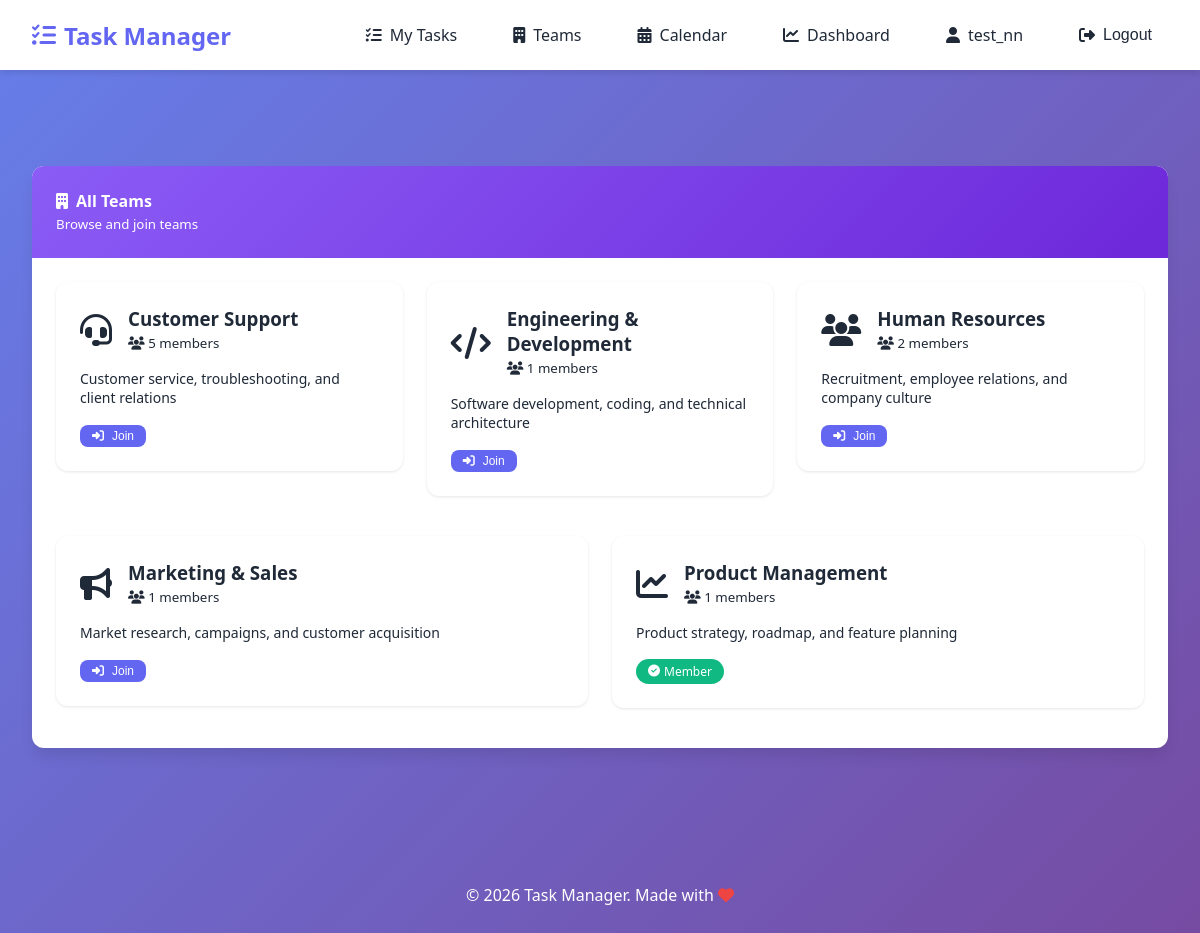
Page /teams/ (signed in) on the committed database.
### tasks/models.py (models this page shows, shortened)
class Team(models.Model):
    name = models.CharField(max_length=100, unique=True)
    description = models.TextField(blank=True)
    members = models.ManyToManyField(User, related_name='teams', blank=True)
    created_at = models.DateTimeField(auto_now_add=True)
    icon = models.CharField(max_length=50, default='fas fa-users')
    def member_count(self):
        return self.members.count()
    class Meta:
        ordering = ['name']

### tasks/views.py (the view)
# urls.py: path('teams/', views.team_list, name='team_list'),
@login_required
def team_list(request):
    teams = Team.objects.all()
    user_teams = request.user.teams.all()
    return render(request, 'tasks/team_list.html', {
        'teams': teams,
        'user_teams': user_teams,
    })

### templates/tasks/team_list.html (shortened to what this page needs)
{% extends 'base.html' %}
{% load static %}
{% block content %}
<div class="card">
    <div class="card-header" style="background: linear-gradient(135deg, #8b5cf6, #6d28d9); color: white;">
        <h4><i class="fas fa-building"></i> All Teams</h4>
        <small>Browse and join teams</small>
    </div>
    <div class="card-body">
        <div class="row">
            {% for team in teams %}
                <div class="col-md-4">
                    <div class="team-card" style="background: white; border-radius: 12px; padding: 1.5rem; margin-bottom: 1rem; box-shadow: 0 1px 3px rgba(0,0,0,0.1); transition: all 0.3s ease;">
                        <div style="display: flex; align-items: center; margin-bottom: 1rem;">
                            <div style="font-size: 2rem; margin-right: 1rem;">
                                <i class="{{ team.icon }}"></i>
                            </div>
                            <div>
                                <h3 style="margin: 0;">
                                    <a href="{% url 'tasks:team_detail' team.pk %}" style="color: var(--dark); text-decoration: none;">
                                        {{ team.name }}
                                    </a>
                                </h3>
                                <small class="text-muted">
                                    <i class="fas fa-users"></i> {{ team.member_count }} members
                                </small>
                            </div>
                        </div>
                        <p class="text-muted" style="font-size: 0.875rem;">{{ team.description|truncatewords:20 }}</p>
                        <div style="margin-top: 1rem;">
                            {% if user in team.members.all %}
                                <span class="badge" style="background: #10b981; color: white;">
                                    <i class="fas fa-check-circle"></i> Member
                                </span>
                            {% else %}
                                <form method="post" action="{% url 'accounts:profile' user.id %}">
                                    <button type="submit" name="add_team" class="btn btn-sm btn-primary">
                                        <i class="fas fa-sign-in-alt"></i> Join
                                    </button>
                                </form>
                            {% endif %}
                        </div>
                    </div>
                </div>
            {% endfor %}
        </div>
    </div>
</div>
{% endblock %}

### templates/base.html (shortened to what this page needs)
{% load static %}
<!DOCTYPE html>
<html lang="en">
<head>
    <link rel="stylesheet" href="https://cdnjs.cloudflare.com/ajax/libs/font-awesome/6.5.1/css/all.min.css">
    <link rel="stylesheet" href="{% static 'css/style.css' %}">
</head>
<body>
    <nav class="navbar">
        <div class="navbar-container">
            <a class="navbar-brand" href="/">
                <i class="fas fa-tasks"></i>
                Task Manager
            </a>
            <div class="navbar-menu">
                {% if user.is_authenticated %}
                    <a class="nav-link" href="{% url 'tasks:my_tasks' %}">
                        <i class="fas fa-list-check"></i>
                        My Tasks
                    </a>
                    <a class="nav-link" href="{% url 'tasks:team_list' %}">
                        <i class="fas fa-building"></i>
                        Teams
                    </a>
                    <a class="nav-link" href="{% url 'tasks:calendar' %}">
                        <i class="fas fa-calendar-alt"></i>
                        Calendar
                    </a>
                    <a class="nav-link" href="{% url 'tasks:dashboard' %}">
                        <i class="fas fa-chart-line"></i>
                        Dashboard
                    </a>
                    <a class="nav-link" href="{% url 'accounts:profile' user.id %}">
                        <i class="fas fa-user"></i>
                        {{ user.username }}
                    </a>
                    <form method="post" action="{% url 'accounts:logout' %}" style="display: inline;">
                        <button type="submit" class="nav-link btn-logout">
                            <i class="fas fa-sign-out-alt"></i>
                            Logout
                        </button>
                    </form>
                {% endif %}
            </div>
        </div>
    </nav>
    <div class="container">
    </div>
    <main class="container">
        {% block content %}
        {% endblock %}
    </main>
    <footer class="footer">
        <p>&copy; 2026 Task Manager. Made with <i class="fas fa-heart" style="color: #ef4444;"></i></p>
    </footer>
</body>
</html>

### static/css/style.css (style rules this page uses)
:root { --primary: #6366f1; --primary-dark: #4f46e5; --primary-light: #818cf8; --secondary: #10b981; --secondary-dark: #059669; --danger: #ef4444; --danger-dark: #dc2626; --warning: #f59e0b; --info: #3b82f6; --dark: #1f2937; --light: #f9fafb; --gray: #6b7280; --gray-light: #e5e7eb; --white: #ffffff; --shadow: 0 4px 6px -1px rgba(0, 0, 0, 0.1); --shadow-lg: 0 10px 15px -3px rgba(0, 0, 0, 0.1); --radius: 12px; --radius-sm: 8px; }
* { margin: 0; padding: 0; box-sizing: border-box; }
body { font-family: 'Segoe UI', Tahoma, Geneva, Verdana, sans-serif; background: linear-gradient(135deg, #667eea 0%, #764ba2 100%); min-height: 100vh; color: var(--dark); }
.navbar { background: var(--white); box-shadow: var(--shadow); padding: 1rem 2rem; position: sticky; top: 0; z-index: 1000; }
.navbar-container { max-width: 1280px; margin: 0 auto; display: flex; justify-content: space-between; align-items: center; flex-wrap: wrap; gap: 1rem; }
.navbar-brand { font-size: 1.5rem; font-weight: bold; color: var(--primary); text-decoration: none; display: flex; align-items: center; gap: 0.5rem; }
.navbar-menu { display: flex; gap: 1.5rem; align-items: center; flex-wrap: wrap; }
.nav-link { color: var(--dark); text-decoration: none; display: flex; align-items: center; gap: 0.5rem; padding: 0.5rem 1rem; border-radius: var(--radius-sm); transition: all 0.3s ease; }
.btn-logout { background: none; border: none; cursor: pointer; font-size: 1rem; }
.container { max-width: 1280px; margin: 0 auto; padding: 2rem; }
.card { background: var(--white); border-radius: var(--radius); box-shadow: var(--shadow-lg); overflow: hidden; margin-bottom: 1.5rem; }
.card-header { padding: 1.5rem; background: linear-gradient(135deg, var(--primary) 0%, var(--primary-dark) 100%); color: var(--white); }
.card-header h4 { margin: 0; display: flex; align-items: center; gap: 0.5rem; }
.card-body { padding: 1.5rem; }
.btn { display: inline-flex; align-items: center; gap: 0.5rem; padding: 0.75rem 1.5rem; border: none; border-radius: var(--radius-sm); font-size: 1rem; font-weight: 500; cursor: pointer; transition: all 0.3s ease; text-decoration: none; }
.btn-primary { background: var(--primary); color: var(--white); }
.row { display: flex; flex-wrap: wrap; gap: 1.5rem; }
.col-md-4 { flex: 1; min-width: 280px; }
.footer { text-align: center; padding: 2rem; color: var(--white); margin-top: 3rem; }
.badge { display: inline-flex; align-items: center; gap: 0.25rem; padding: 0.25rem 0.75rem; border-radius: 9999px; font-size: 0.75rem; font-weight: 500; background: var(--gray-light); color: var(--dark); }
.btn-sm { padding: 0.25rem 0.75rem; font-size: 0.875rem; }

### templates/tasks/team_list.html (style rules this page uses)
.btn-sm { padding: 0.25rem 0.75rem; font-size: 0.75rem; }

### rows in the picture
Team: name "Customer Support", member_count "5", description "Customer service, troubleshooting, and client relations"
Team: name "Engineering & Development", member_count "1", description "Software development, coding, and technical architecture"
Team: name "Human Resources", member_count "2", description "Recruitment, employee relations, and company culture"
Team: name "Marketing & Sales", member_count "1", description "Market research, campaigns, and customer acquisition"
Team: name "Product Management", member_count "1", description "Product strategy, roadmap, and feature planning", shows "Member"

### other values in the picture
{{ user.username }} "test_nn"
